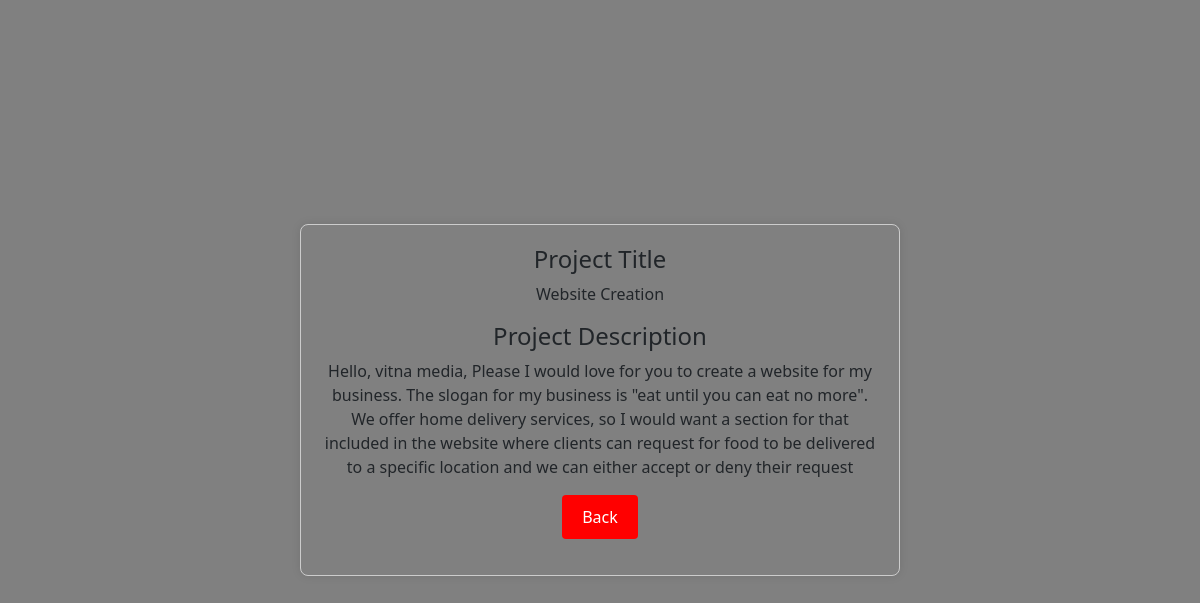
The app's page /HTML/detailsUncompleted.php?ID=83 with its own data.
### tables this page shows
CREATE TABLE `create_project` (
  `ID` int(11) NOT NULL,
  `Project_Name` varchar(1000) NOT NULL,
  `Project_Description` longtext NOT NULL,
  `Customer_Name` varchar(30) NOT NULL,
  `Status` varchar(30) DEFAULT 'Decline'
);

### HTML/detailsUncompleted.php (the view, shortened to what this page needs)
<!DOCTYPE html>
<html lang="en">
<head>
    <link rel="stylesheet" href="../bootstrap/css/bootstrap.min.css">
</head>
<body>
    <div id="description">
        <?php
            include_once("../PHP/databaseconnect.php");
            if(isset($_GET["ID"]))
            {
                $id = $_GET["ID"];
                $sql = "SELECT * FROM `create_project` WHERE ID = $id";
                $result = mysqli_query($conn, $sql);
                $row = mysqli_fetch_assoc($result);
                echo "
                    <h4 class='project-title'>Project Title</h4>
                    <p>{$row['Project_Name']}</p>
                    <h4 class='project-description'>Project Description</h4>
                    <p>{$row['Project_Description']}</p>
                    <p style='display: flex; gap: 20px; justify-content: center;'>
                        <button type='button' class='back-btn' onclick='HideDescription()' style='background: red;'><a href='admin_dashboard.php'>Back</a></button>
                    </p>
                ";
            }
        ?>
    </div>
</body>
</html>

### HTML/detailsUncompleted.php (style rules this page uses)
body { display: flex; justify-content: center; align-items: center; height: 100vh; margin: 0; background: grey; }
#description { max-width: 600px; text-align: center; padding: 20px; border: 1px solid #ccc; border-radius: 8px; box-shadow: 0 0 10px rgba(0, 0, 0, 0.1); }
.back-btn { padding: 10px 20px; border-radius: 4px; outline: 0; border: 0; cursor: pointer; }
.back-btn a { text-decoration: none; color: white; }

### records on screen
create_project: Project_Name "Website Creation", Project_Description "Hello, vitna media, Please I would love for you to create a website for my business. The slogan for my business is \"eat until you can eat no more\". We offer home delivery services, so I would want a section for that included in the website where clients can request for food to be delivered to a specific location and we can either accept or deny their request"
